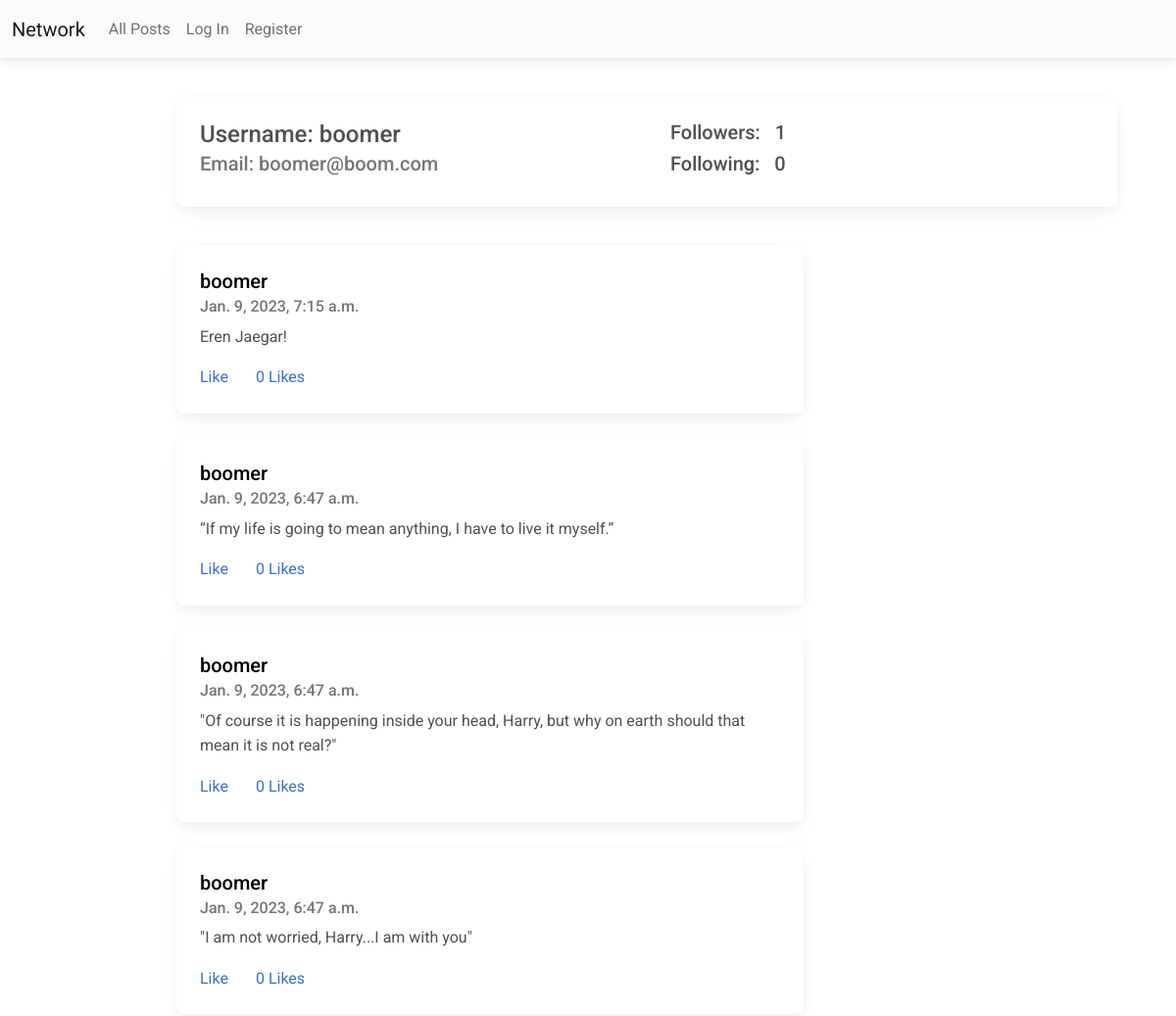
Before: /profile/boomer (upper part) with the older database file.
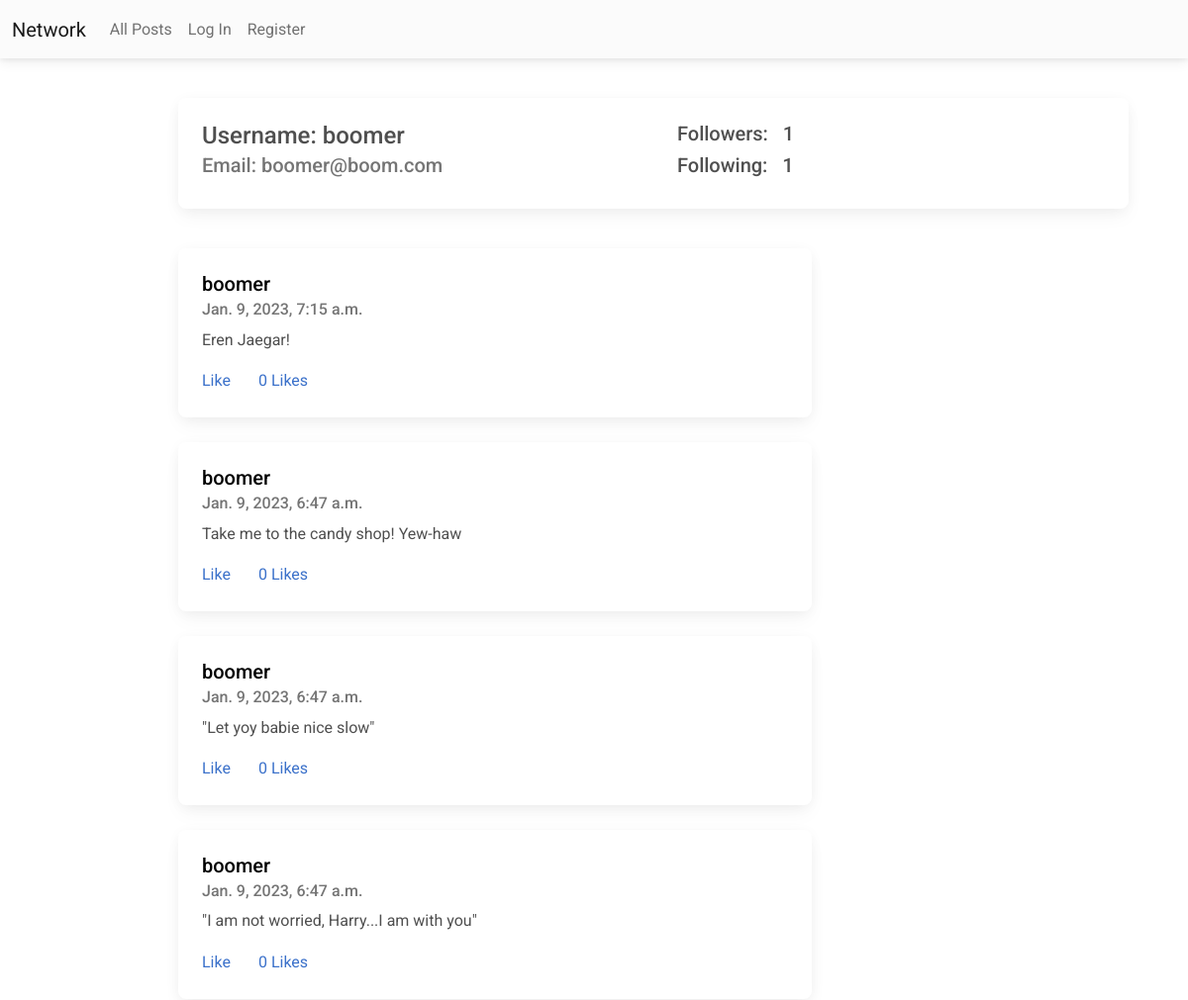
After: the same page with the newer database file.
### network/models.py (models this page shows, shortened)
class Post(models.Model):
    id = models.AutoField(primary_key=True)
    user = models.ForeignKey(User, on_delete=models.CASCADE, related_name="posts")
    content = models.TextField(blank=True)
    likes=models.ManyToManyField(User, blank=True, related_name="liked_posts")
    timestamp = models.DateTimeField(auto_now_add=True)

class User(AbstractUser):
    followers = models.ManyToManyField("User", blank=True, related_name="user_following")
    following = models.ManyToManyField("User", blank=True, related_name="user_followers")

### profilepage/views.py (the view)
# urls.py: path("<str:username>", views.profile, name="profile"),
def profile(request, username):
    profile = User.objects.get(username=username)
    followers = profile.followers.all()
    following = profile.following.all()
    posts = profile.posts.all().order_by('-timestamp')
    paginator = Paginator(posts, 10)
    page_number = request.GET.get('page')
    page_obj = paginator.get_page(page_number)
    total_pages = range(1, paginator.num_pages+1)
    if request.user in followers:
        is_follower = True
    else:
        is_follower = False
    context={'profile': profile, 'followers': followers, 'following': following, 'page_obj': page_obj, 'total_pages': total_pages, 'is_follower': is_follower}
    return render(request, "profilepage/profile.html", context=context)

### profilepage/templates/profilepage/profile.html (shortened to what this page needs)
{% extends "network/layout.html" %}
{% load static %}
{% block body %}
    <div class="userdetails">
        <div class="spacing">
            <div class="card mb-3" style="width: 60rem;">
                <div class="row g-0">
                    <div class="col-md-6">
                        <div class="card-body">
                            <h4 class="card-title">Username: {{ profile.username }}</h4>
                            <h5 class="card-subtitle mb-2 text-muted">Email: {{ profile.email }}</h5>
                        </div>
                    </div>
                    <div class="col-md-6">
                        <div class="card-body">
                            <h5 class="card-title">Followers: &nbsp; {{followers|length}}</h5>
                            <h5 class="card-title">Following: &nbsp; {{following|length}}</h5>
                        </div>
                    </div>
                </div>
            </div>
        </div>
    </div>
    <div class="userposts">
        <div class="spacing">
            {% for post in page_obj %}
                <div class="card">
                    <div class="card-body" id="post-{{post.pk}}">
                        <a class="post_user" href="{% url 'profile' post.user %}"><h5 class="card-title">{{post.user}}</h5></a>
                        <h6 class="card-subtitle mb-2 text-muted">{{ post.timestamp }}</h6>
                        <p id="content-{{post.pk}}"class="card-text">{{ post.content }}</p>
                        <a href="#" class="card-link">Like</a>
                        <a href="#" class="card-link">
                            {% if post.like %}
                                {{ post.likes }} &nbsp
                            {% else %}
                                0 Likes &nbsp
                            {% endif %}
                        </a>
                    </div>
                </div>
                <br>
            {% endfor %}
        </div>
    </div>
{% endblock %}

Changed rows visible on the page:
changed Post: content "“If my life is going to mean anything, I have to live it myself.”" → "Take me to the candy shop! Yew-haw"
changed Post: content "\"Of course it is happening inside your head, Harry, but why on earth should that mean it is not real?\"" → "\"Let yoy babie nice slow\""
Other visible differences:
{{ following|length }}: "0" → "1"
